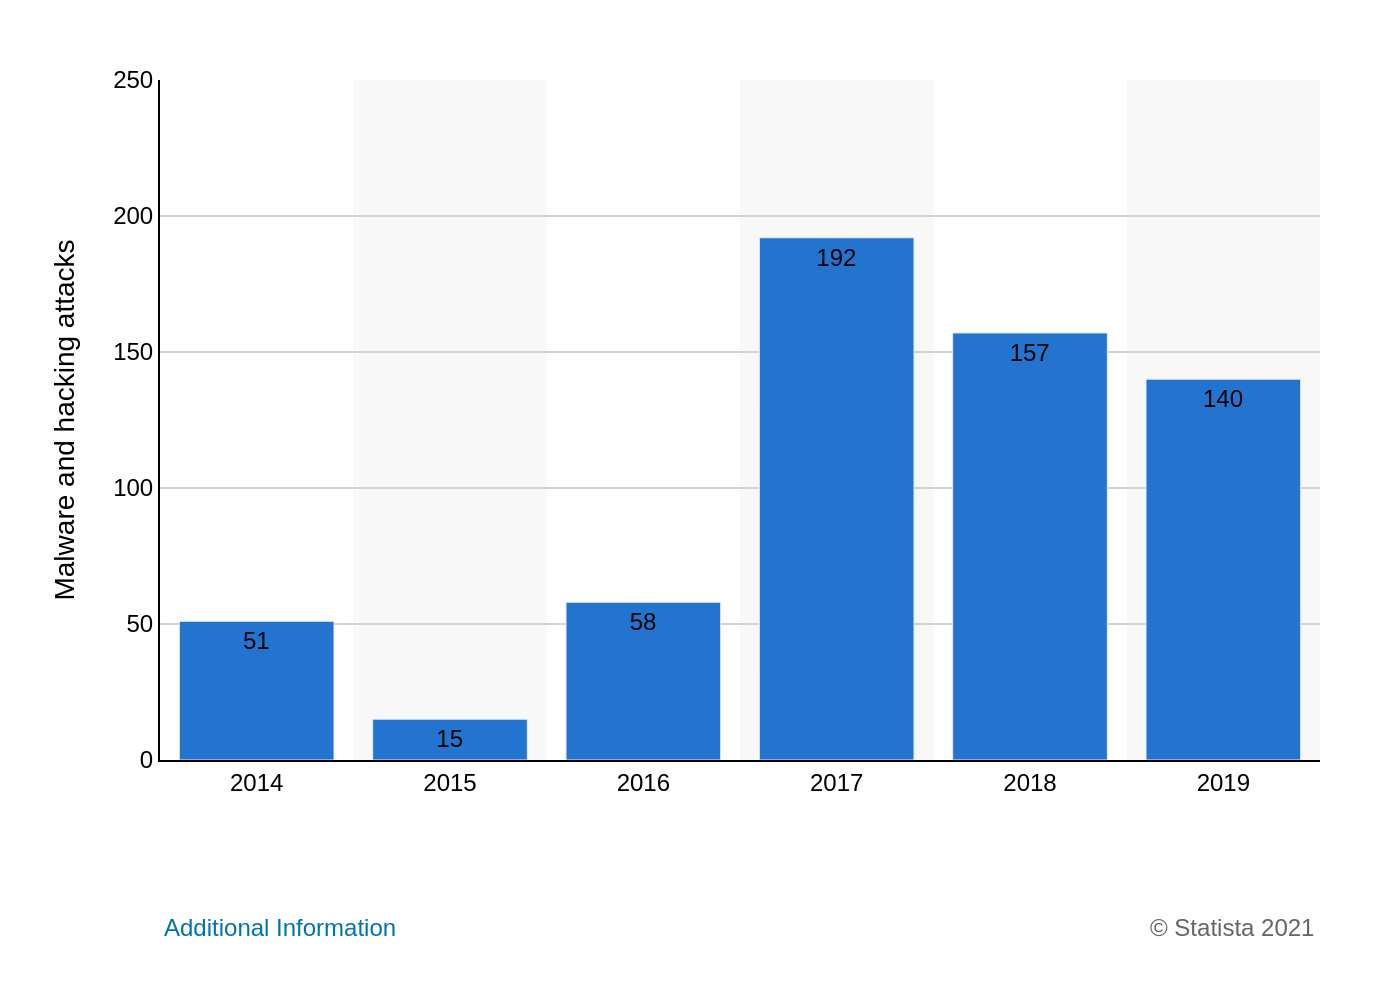

The script that drew this image:
import sys
import json
import pathlib
import plotly.graph_objects as go

# Ensure a JSON file path is provided as a command-line argument
if len(sys.argv) != 2:
    print("Usage: python generate_chart.py <path_to_json_file>")
    sys.exit(1)

# Define paths
json_file_path = pathlib.Path(sys.argv[1])
if not json_file_path.is_file():
    print(f"Error: JSON file not found at '{json_file_path}'")
    sys.exit(1)

output_image_path = json_file_path.with_suffix('.png')

# Load data from JSON file
with open(json_file_path, 'r', encoding='utf-8') as f:
    config = json.load(f)

# Extract data, texts, and colors from the loaded JSON
chart_data_series = config['chart_data'][0]
texts = config['texts']
colors = config['colors']
categories = chart_data_series['categories']
values = chart_data_series['values']

# Initialize the figure
fig = go.Figure()

# Add the bar trace to the figure
fig.add_trace(go.Bar(
    x=categories,
    y=values,
    marker_color=colors[0],
    text=values,
    textposition='auto',
    textfont=dict(family="Arial", size=12, color='black'),
    cliponaxis=False
))

# Create faint background stripes for alternating years
shapes = []
for i in range(1, len(categories), 2):
    shapes.append(go.layout.Shape(
        type="rect",
        xref="x",
        yref="paper",
        x0=i - 0.5,
        y0=0,
        x1=i + 0.5,
        y1=1,
        fillcolor="#f8f8f8",
        layer="below",
        line_width=0
    ))

# Update the layout of the chart
fig.update_layout(
    font=dict(family="Arial", size=12, color="black"),
    title_text=texts.get('title'),
    plot_bgcolor='white',
    paper_bgcolor='white',
    xaxis=dict(
        title_text=texts.get('x_axis_title'),
        showgrid=False,
        tickfont=dict(size=12),
        linecolor='black',
        linewidth=1
    ),
    yaxis=dict(
        title_text=texts.get('y_axis_title'),
        showgrid=True,
        gridcolor='lightgray',
        gridwidth=1,
        zeroline=False,
        range=[0, 250],
        dtick=50,
        tickfont=dict(size=12),
        linecolor='black',
        linewidth=1
    ),
    showlegend=False,
    margin=dict(l=80, r=40, t=40, b=120),
    shapes=shapes,
    annotations=[
        dict(
            text=texts.get('note'),
            align='left',
            showarrow=False,
            xref='paper',
            yref='paper',
            x=0.0,
            y=-0.22,
            xanchor='left',
            yanchor='top',
            font=dict(size=12, color='#0073B2') # Blue color like in the original
        ),
        dict(
            text=texts.get('source'),
            align='right',
            showarrow=False,
            xref='paper',
            yref='paper',
            x=1.0,
            y=-0.22,
            xanchor='right',
            yanchor='top',
            font=dict(size=12, color='#666666')
        )
    ]
)

# Save the figure as a PNG image
fig.write_image(output_image_path, scale=2)

print(f"Chart successfully generated and saved to '{output_image_path}'")
